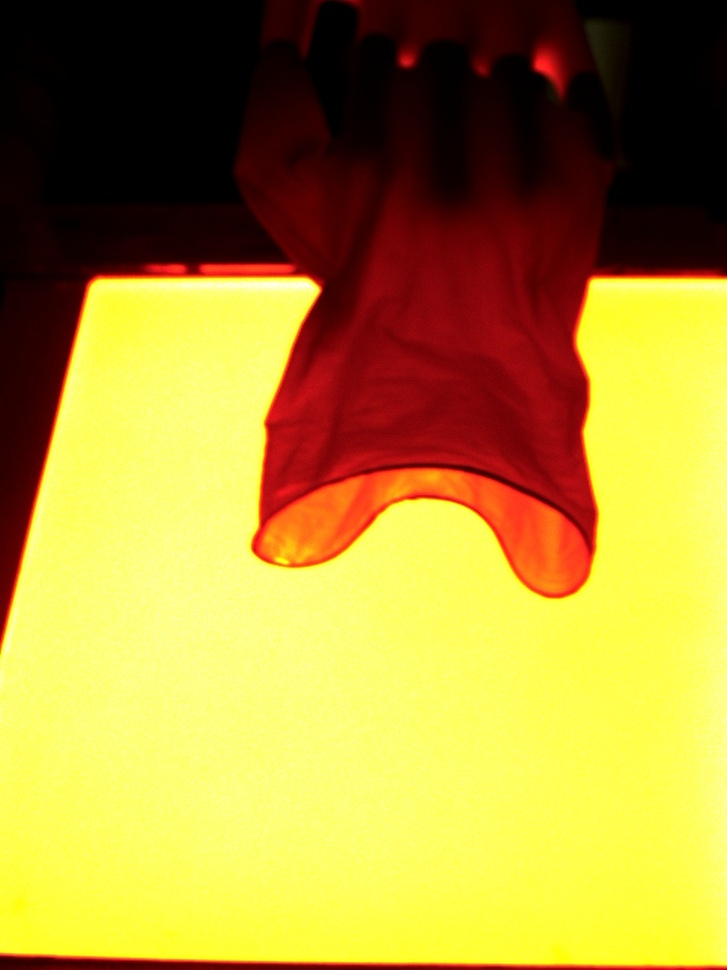
#> input picture tempDataSetDir - Copy/img20220121-112857-54_FKTH_RIB_30967_79.jpg, 727 x 970 px, shrunk from 960 x 1280 before the run
$ python -i color_detect_class.py   (imports and definitions only)
#> lines starting #> are read from the running program, lines starting #| are printed output that depends on the picture; after the words box and inside, x2 and y2 are one past the last pixel; in counts of white or black regions, pixels touching at a corner belong together
import cv2
import numpy as np

class ColorDetect():
	def __init__(self):
		with open('color_mask_threshold.txt','r') as f:
#> (reads color_mask_threshold.txt from the repository)
			lines = f.readlines()
		thres = []
		for line in lines:
			thres.append([int(i) for i in line[1:-2].split()])

		self.lower = np.array(thres[0])
		self.upper = np.array(thres[1])


	def detect(self, img):
		try:
			imgHsv = cv2.cvtColor(img,cv2.COLOR_RGB2HSV)
#> imgHsv: shape (970, 727, 3); mean H, S, V 39.3, 175.9, 174.4
			mask = cv2.inRange(imgHsv,self.lower,self.upper)
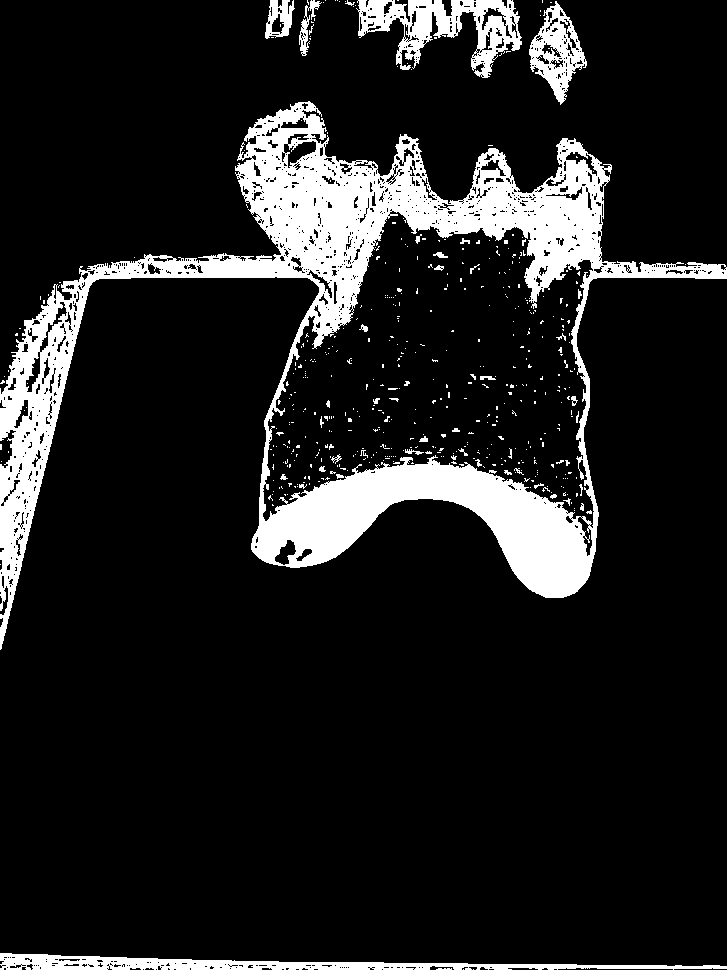
#> mask: shape (970, 727); 12.8% white; 502 white regions (459 under 20 px)
			detected = False
			contours,hierarchy = cv2.findContours(mask,cv2.RETR_EXTERNAL,cv2.CHAIN_APPROX_NONE)
#> contours = 56 contours, 50 with area under 20; largest, box (x1, y1, x2, y2) and area: (0, 101, 727, 650) 143182, (356, 0, 522, 78) 5903, (0, 953, 727, 970) 4945, (529, 1, 587, 105) 3044, (265, 0, 295, 39) 751, (299, 0, 322, 56) 286
			for cnt in contours:
				area = cv2.contourArea(cnt)
				if area>500:
					detected = True
#> this loop made 56 passes
#> area on passes 4, 25, 44, 49, 54, 56: 4945, 143181.5, 3043.5, 5903, 285.5, 751
			return detected
		except:
			print("Color Detect No Img")
			return False


>>> import cv2
>>> picture = cv2.cvtColor(cv2.imread('tempDataSetDir - Copy/img20220121-112857-54_FKTH_RIB_30967_79.jpg'), cv2.COLOR_BGR2RGB)
>>> result = ColorDetect().detect(picture)
#> result = True
